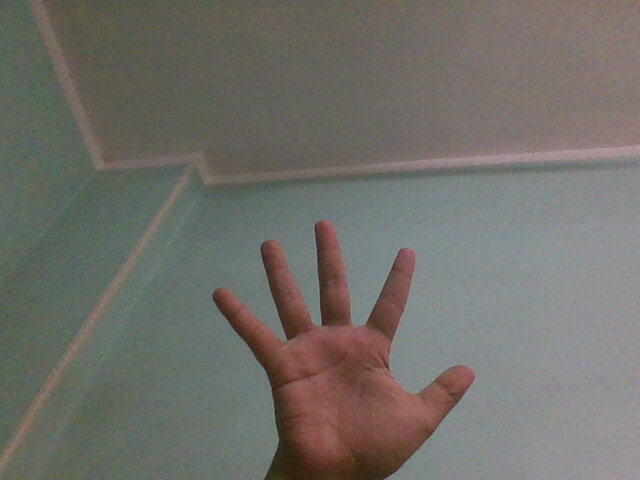
#> input picture temp.jpg, 640 x 480 px
$ python -i HandDetector.py   (imports and definitions only)
#> lines starting #> are read from the running program, lines starting #| are printed output that depends on the picture; after the words box and inside, x2 and y2 are one past the last pixel; in counts of white or black regions, pixels touching at a corner belong together
import cv2
import imutils
import numpy as np


class HandDetector:
    def __init__(self):
        self.frame_1 = None
        self.frame_2 = None
        self.min_YCrCb = np.array([0, 133, 77], np.uint8)
        self.max_YCrCb = np.array([255, 173, 127], np.uint8)
        self.last_contour = None
        self.haar_cascade_face = cv2.CascadeClassifier('haarcascade_frontalface_default.xml')
        self.channel_1_hist = np.zeros((256, 1))
        self.channel_2_hist = np.zeros((256, 1))
        self.channel_3_hist = np.zeros((256, 1))
        self.min_YCrCb = np.array([0, 133, 77], np.uint8)
        self.max_YCrCb = np.array([255, 173, 127], np.uint8)

    @staticmethod
    def __get_max_contour(mask, use_hull=False):
        contours = cv2.findContours(mask.astype(np.uint8), cv2.RETR_EXTERNAL, cv2.CHAIN_APPROX_SIMPLE)
        contours = imutils.grab_contours(contours)
        max_contour = None
        if len(contours) != 0:
            max_contour = max(contours, key=cv2.contourArea)
            if use_hull:
                max_contour = cv2.convexHull(max_contour)
        return max_contour

    @staticmethod
    def __draw_max_contour(contour, mask_shape, is_rect=False):
        mask = np.zeros(mask_shape, np.uint8)
        if contour is None:
            return mask.astype(np.bool_)
        if not is_rect:
            cv2.drawContours(mask, [contour], 0, (1, 0, 0), cv2.FILLED)
        else:
            x, y, w, h = cv2.boundingRect(contour)
            mask[y:y + h, x:x + w] = 1
        return mask.astype(np.bool_)

    def get_motion_mask(self, current_frame, threshold=30):
        if self.frame_2 is None:
            self.frame_2 = current_frame
            return np.zeros(current_frame.shape, np.bool_)
        elif self.frame_1 is None:
            self.frame_1 = current_frame
            return np.zeros(current_frame.shape, np.bool_)
        diff1 = cv2.absdiff(current_frame, self.frame_1)
        diff2 = cv2.absdiff(current_frame, self.frame_2)
        _, binary1 = cv2.threshold(diff1, threshold, 1, cv2.THRESH_BINARY)
        _, binary2 = cv2.threshold(diff2, threshold, 1, cv2.THRESH_BINARY)
        motion_mask = cv2.bitwise_and(binary1, binary2)
        motion_mask = cv2.erode(motion_mask, np.ones((1, 1)), iterations=1)
        s_element = cv2.getStructuringElement(cv2.MORPH_ELLIPSE, (10, 10))
        motion_mask = cv2.dilate(motion_mask, s_element, iterations=10)
        motion_mask = cv2.erode(motion_mask, s_element, iterations=9)
        max_contour = self.__get_max_contour(motion_mask, False)
        max_contour = self.check_contour(max_contour)
        motion_mask = self.__draw_max_contour(max_contour, motion_mask.shape, True)
        self.frame_2 = self.frame_1
        self.frame_1 = current_frame
        return motion_mask

    def get_color_mask(self, bgr_frame):
        yCrCb = cv2.cvtColor(bgr_frame, cv2.COLOR_BGR2YCR_CB)
        skin_mask = cv2.inRange(yCrCb, self.min_YCrCb, self.max_YCrCb)
        skin_mask = cv2.dilate(skin_mask, np.ones((3, 3)), iterations=2)
        return skin_mask.astype(np.bool_)

    @staticmethod
    def get_contour_center(contour):
        moments = cv2.moments(contour)
        if moments["m00"] == 0:
            return -1, -1
        x = int(moments["m10"] / moments["m00"])
        y = int(moments["m01"] / moments["m00"])
        return x, y

    # [11 lines left out: function open_holes, not called in this run]

    def detect_hand(self, frame):
        frame = cv2.GaussianBlur(frame, (5, 5), 0)
        gray_frame = cv2.cvtColor(frame, cv2.COLOR_BGR2GRAY)
        self.remove_face(gray_frame, frame)
        color_mask = self.get_color_mask(frame)
        motion_mask = self.get_motion_mask(gray_frame)
        mask = motion_mask & color_mask
        contour = self.__get_max_contour(mask)
        mask = self.__draw_max_contour(contour, mask.shape)
        # mask = self.open_holes(mask, frame)
        return contour, self.get_contour_center(contour), mask

    # [11 lines left out: function check_contour, not called in this run]

    def remove_face(self, gray, image):
        faces_rects = self.haar_cascade_face.detectMultiScale(gray, scaleFactor=1.2, minNeighbors=5)
        for (x, y, w, h) in faces_rects:
            cv2.rectangle(image, (x, y), (x + w, y + h), (0, 0, 0), cv2.FILLED)
            # cv2.rectangle(gray, (x, y), (x + w, y + h), (0, 0, 0), cv2.FILLED)

    # [25 lines left out: functions calibrate, set_color_threshold, not called in this run]

>>> import cv2
>>> picture = cv2.imread('temp.jpg')
#> picture is the input picture: shape (480, 640, 3); mean B, G, R 105.1, 110.9, 112.8
>>> result = HandDetector().detect_hand(picture)
#> in detect_hand, `gray_frame = cv2.cvtColor(frame, cv2.COLOR_BGR2GRAY)`:
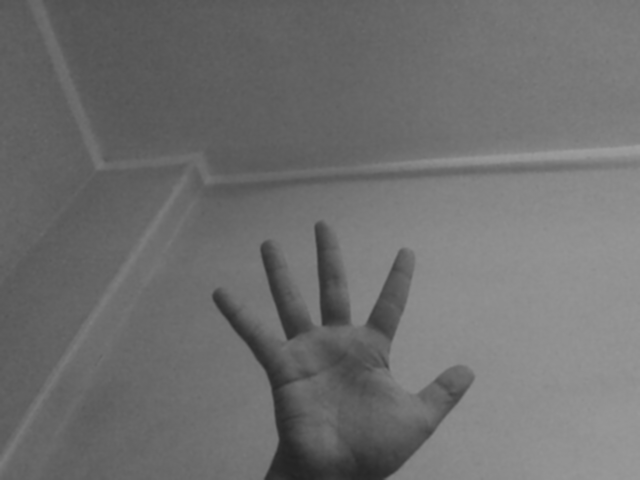
#> gray_frame: shape (480, 640); min 34, max 158, mean 110.8
#> in remove_face, `faces_rects = self.haar_cascade_face.detectMultiScale(gray, scaleFacto..`: faces_rects = ()
#> in get_color_mask, `yCrCb = cv2.cvtColor(bgr_frame, cv2.COLOR_BGR2YCR_CB)`: yCrCb: shape (480, 640, 3); mean of channels 0, 1, 2 110.8, 129.4, 124.8
#> in get_color_mask, `skin_mask = cv2.inRange(yCrCb, self.min_YCrCb, self.max_YCrCb)`:
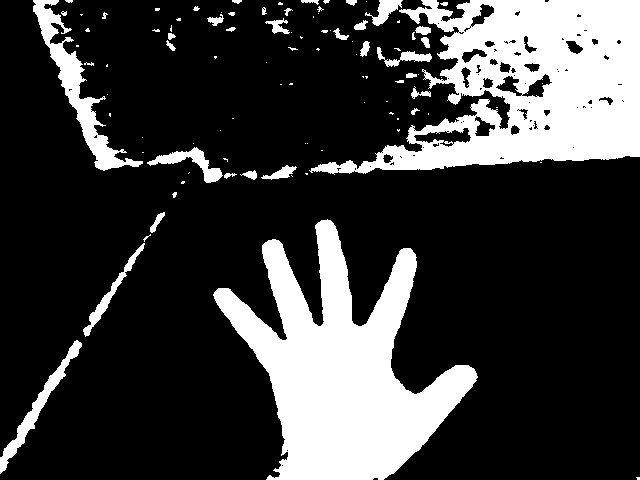
#> skin_mask: shape (480, 640); 23.3% white; 99 white regions (60 under 20 px), largest, box (x1, y1, x2, y2) and area: (213, 219, 478, 480) 31414, (309, 0, 640, 175) 30631, (33, 0, 143, 171) 3529
#> in get_color_mask, `skin_mask = cv2.dilate(skin_mask, np.ones((3, 3)), iterations=2)`:
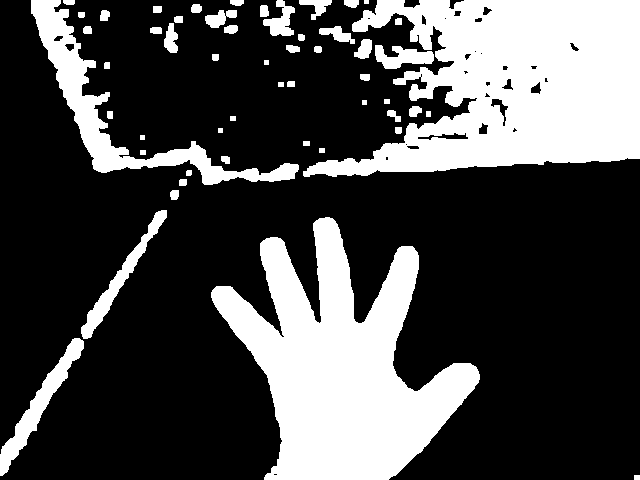
#> skin_mask: shape (480, 640); 29.1% white; 53 white regions, largest, box (x1, y1, x2, y2) and area: (303, 0, 640, 177) 37816, (211, 217, 480, 480) 34691, (31, 0, 299, 185) 7634
#> in detect_hand, `motion_mask = self.get_motion_mask(gray_frame)`: motion_mask: shape (480, 640) bool; every value is 0
#> in __get_max_contour, `contours = cv2.findContours(mask.astype(np.uint8), cv2.RETR_EXTERNAL, ..`: contours = 0 contours
#> in __get_max_contour, `contours = imutils.grab_contours(contours)`: contours = []
#> in get_contour_center, `moments = cv2.moments(contour)`: moments = moments, m00 0
